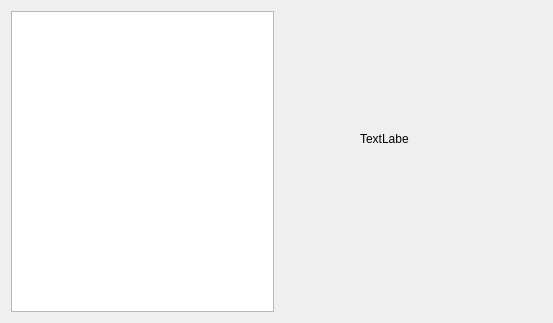
<?xml version="1.0" encoding="UTF-8"?>
<ui version="4.0">
 <class>DistrictsDialogBase</class>
 <widget class="QDialog" name="DistrictsDialogBase">
  <property name="geometry">
   <rect>
    <x>0</x>
    <y>0</y>
    <width>553</width>
    <height>323</height>
   </rect>
  </property>
  <property name="windowTitle">
   <string>Districts</string>
  </property>
  <layout class="QHBoxLayout" name="horizontalLayout">
   <item>
    <widget class="QListWidget" name="tabList">
     <property name="selectionMode">
      <enum>QAbstractItemView::SelectionMode::SingleSelection</enum>
     </property>
    </widget>
   </item>
   <item>
    <widget class="QStackedWidget" name="stackedContent">
     <property name="currentIndex">
      <number>2</number>
     </property>
     <widget class="QWidget" name="pageDistrictPH">
      <layout class="QVBoxLayout">
       <item>
        <widget class="QLabel" name="label">
         <property name="toolTip">
          <string>&lt;html&gt;&lt;head/&gt;&lt;body&gt;&lt;p&gt;testing&lt;/p&gt;&lt;/body&gt;&lt;/html&gt;</string>
         </property>
         <property name="text">
          <string>Inhalt District Eins</string>
         </property>
        </widget>
       </item>
       <item>
        <widget class="QPushButton" name="pushButton">
         <property name="text">
          <string>PushButton</string>
         </property>
        </widget>
       </item>
      </layout>
     </widget>
     <widget class="QWidget" name="pageDistrictImport">
      <layout class="QVBoxLayout">
       <item>
        <widget class="QLabel" name="label">
         <property name="text">
          <string>Inhalt District Zwei</string>
         </property>
        </widget>
       </item>
      </layout>
     </widget>
     <widget class="QWidget" name="pageDistrictPre">
      <widget class="QLabel" name="label_2">
       <property name="geometry">
        <rect>
         <x>80</x>
         <y>120</y>
         <width>49</width>
         <height>16</height>
        </rect>
       </property>
       <property name="text">
        <string>TextLabel</string>
       </property>
      </widget>
     </widget>
    </widget>
   </item>
  </layout>
 </widget>
 <resources/>
 <connections/>
</ui>
